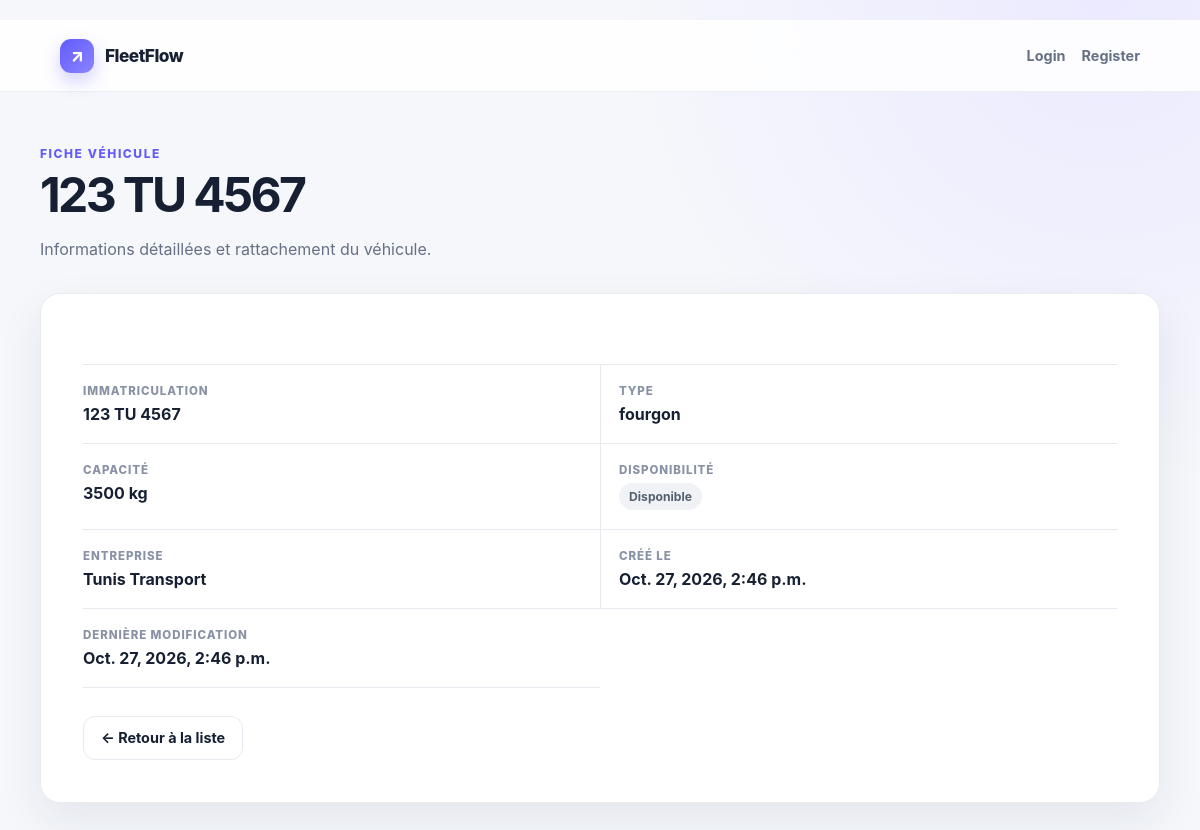
/vehicule/detail/1/, run on an earlier commit of the app's database.
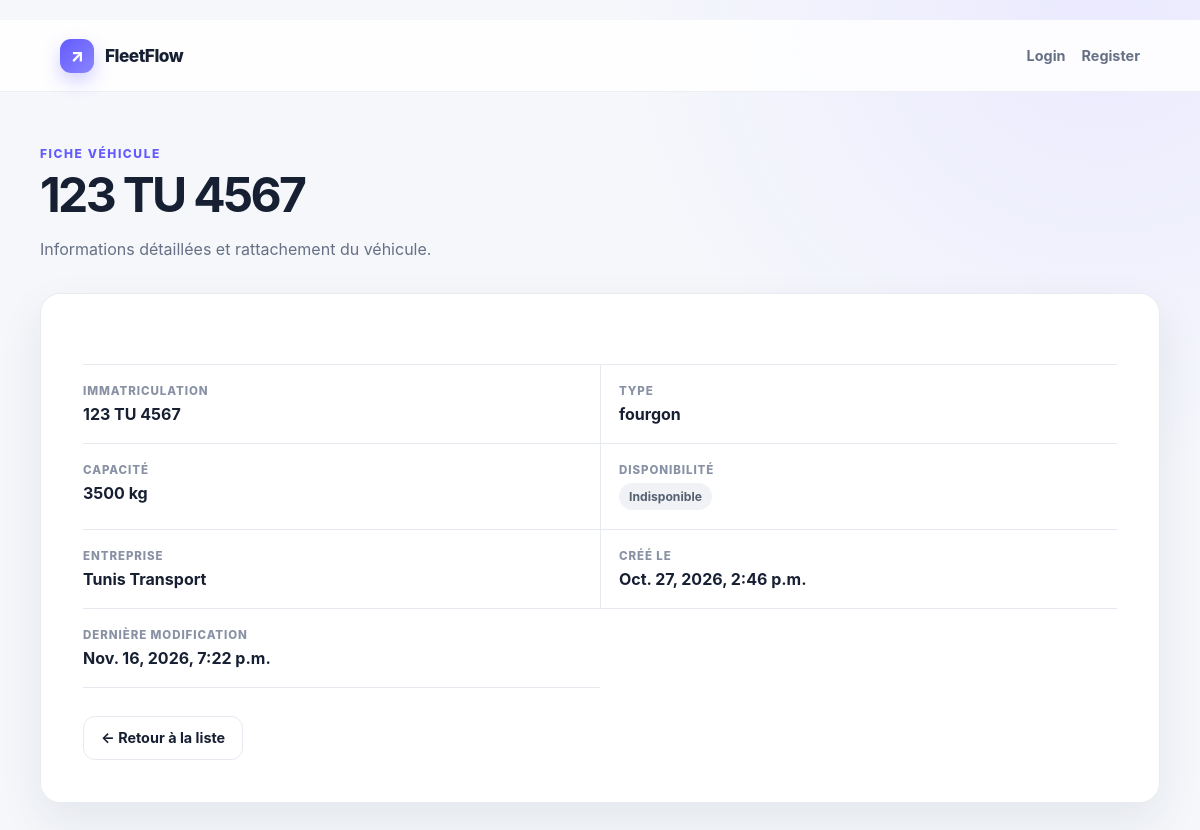
And on a later commit of the database.
### VehiculeApp/models.py (models this page shows, shortened)
class Vehicule(models.Model):
    immatriculation = models.CharField(max_length=20,unique=True)
    type_vehicule = models.CharField(max_length=20,choices=[('c','camionnette'),
                                                            ('f','fourgon'),
                                                            ('cp','camion porteur'),
                                                            ('sr','semi-remorque')])
    capacite_kg = models.PositiveIntegerField(validators=[
        MinValueValidator(1,"La capacité doit être supérieure à 0")])
    disponibilite = models.BooleanField(default=True)
    created_at = models.DateTimeField(auto_now_add=True)
    updated_at = models.DateTimeField(auto_now=True)
    entreprise = models.ForeignKey('EntrepriseApp.Entreprise', on_delete=models.CASCADE, related_name='vehicules')

### EntrepriseApp/models.py (models this page shows, shortened)
class Entreprise(models.Model):
    raison_sociale = models.CharField(max_length=200,blank=False, null=False )
    matricule_fiscale = models.CharField(max_length=17,unique=True, validators=[matricule_fiscale_validator])
    adresse = models.TextField(validators=[
        MinLengthValidator(20,"L'adresse ne peut pas pas avoir moins de 20 caractères"),
        MaxLengthValidator(400,"L'adresse ne peut pas pas avoir plus de 400 caractères")])
    type_entreprise = models.CharField(max_length=100,choices=[
        ('c','Chargeur'),
        ('t','Transporteur')])
    created_at = models.DateTimeField(auto_now_add=True)
    updated_at = models.DateTimeField(auto_now=True)
    gerant = models.OneToOneField(Utilisateur, on_delete=models.CASCADE, related_name='entreprise')
    def __str__(self):
        return self.raison_sociale

### VehiculeApp/views.py (the view)
# urls.py: path('detail/<int:pk>/', DetailVehicule.as_view(), name='detail_class'),
class DetailVehicule(DetailView):
    model = Vehicule
    template_name = 'vehicule/detail.html'
    context_object_name = 'detail'

### Templates/vehicule/detail.html
﻿{% extends "base.html" %}{% block title %}Détail du véhicule{% endblock %}{% block content %}
<p class="eyebrow">Fiche véhicule</p>
<h1>{{ detail.immatriculation }}</h1>
<p class="subtle">Informations détaillées et rattachement du véhicule.</p>
<section class="card detail-card" style="margin-top: 30px">
  <div class="detail-grid">
    <div class="detail-item">
      <span class="detail-label">Immatriculation</span
      ><span class="detail-value">{{ detail.immatriculation }}</span>
    </div>
    <div class="detail-item">
      <span class="detail-label">Type</span
      ><span class="detail-value">{{ detail.get_type_vehicule_display }}</span>
    </div>
    <div class="detail-item">
      <span class="detail-label">Capacité</span
      ><span class="detail-value">{{ detail.capacite_kg }} kg</span>
    </div>
    <div class="detail-item">
      <span class="detail-label">Disponibilité</span
      ><span class="status"
        >{% if detail.disponibilite %}Disponible{% else %}Indisponible{% endif %}</span
      >
    </div>
    <div class="detail-item">
      <span class="detail-label">Entreprise</span
      ><span class="detail-value">{{ detail.entreprise }}</span>
    </div>
    <div class="detail-item">
      <span class="detail-label">Créé le</span
      ><span class="detail-value">{{ detail.created_at }}</span>
    </div>
    <div class="detail-item">
      <span class="detail-label">Dernière modification</span
      ><span class="detail-value">{{ detail.updated_at }}</span>
    </div>
  </div>
  <div class="form-actions">
    <a class="button secondary" href="{% url 'Vehicule:list_class' %}"
      >← Retour à la liste</a
    >
  </div>
</section>
{% endblock %}

What changed in the data, as far as the page shows it:
changed Vehicule "123 TU 4567": updated_at "Oct. 27, 2026, 2:46 p.m." → "Nov. 16, 2026, 7:22 p.m."
Also different on the page:
text no longer shown: "Disponible"
text now shown: "Indisponible"
